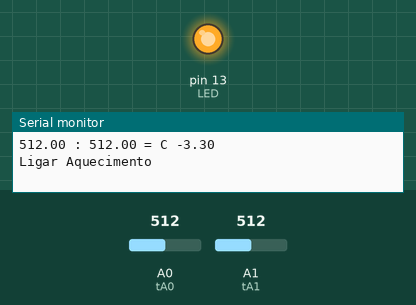
Simulated run of this sketch. Board: Arduino Uno, built with avr-gcc and run on an emulated ATmega328P. On the bench: output pins drawn as LEDs (lit = HIGH), the last lines printed to the serial monitor. The inputs (shaded band) are chosen by the test bench; at power-on: A0 (tA0) = 512, A1 (tA1) = 512.

Above: at 1.2 s.
1.3 s: A0 (tA0) set to 586
4.3 s: A0 (tA0) set to 604
At 7.1 s:
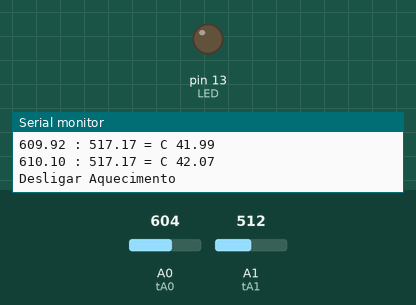
7.3 s: A0 (tA0) set to 511
At 9.3 s:
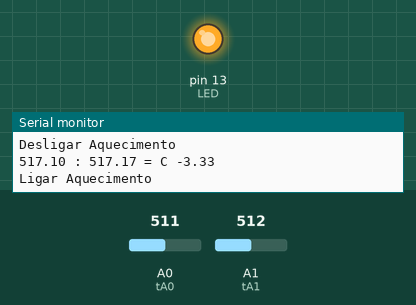
9.6 s: A0 (tA0) set to 716
At 12.4 s:
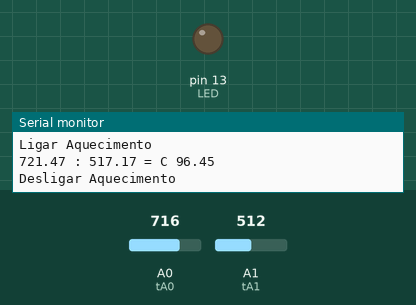
Timing chart, 0 to 13.6 s (numbered marks = the images above; inputs shaded):
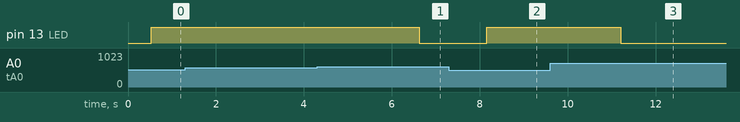

The sketch:

Temperatura2.ino
```cpp
#define MAX_AV_READ 100               // média de leituras do sensor
#define FCORR 3.3                     // fator de correção da leitura
#define SUPPLY_VOLTAGE 500.00         // 5V * 100 (LM35 costant)
#define MIN_TEMP 38                   // definir temperaturas mínima e máxima
#define MAX_TEMP 42                   // para ligar e desligar o aquecimento


#define tA0 0  // sensor de temperatura -out fio branco
#define tA1 1  //                       +out fio verde

#define LED 13 // indicar o acionamento do aquecedor


float tC0, tC1, tCalc;               // armazenar os valores lidos do sensor;


void setup() {
  // put your setup code here, to run once:
  analogReference(DEFAULT);
  pinMode(LED, OUTPUT);

  Serial.begin(9600);

}

void loop() {
  // put your main code here, to run repeatedly:
  for (int i=0; i<MAX_AV_READ; i++) {
    tC0 += analogRead(tA0);
    delay(5);
    tC1 += analogRead(tA1);
  }

  tC0 /= MAX_AV_READ;  // média
  tC1 /= MAX_AV_READ;

  tCalc = ( (tC0 - tC1) * SUPPLY_VOLTAGE /1024) - FCORR;

  // mostrar resultados na serial
  Serial.print(tC0);           //show mV reads at A0 input
  Serial.print(" : ");           //print space
  Serial.print(tC1);           //show mV reads at A1 input

  //next show temperature in Celsius scale
  Serial.print(" = C ");
  Serial.println(tCalc);

  // desligar aquecimento
  if (tCalc > MAX_TEMP) {
    digitalWrite(LED, LOW);
    Serial.println("Desligar Aquecimento");
  }
  // Ligar aquecimento
  if (tCalc < MIN_TEMP) {
    digitalWrite(LED, HIGH);
    Serial.println("Ligar Aquecimento");
  }

  delay(1000);

}
```

Measured:
- the behaviour switches between 603 and 604 on A0 (tA0) (found by bisection; images 0 and 1)
- after the input at 4.3 s, pin 13 (LED): HIGH → LOW after 2.3 s
- after the input at 7.3 s, pin 13 (LED): LOW → HIGH after 0.86 s
- after the input at 9.6 s, pin 13 (LED): HIGH → LOW after 1.6 s
